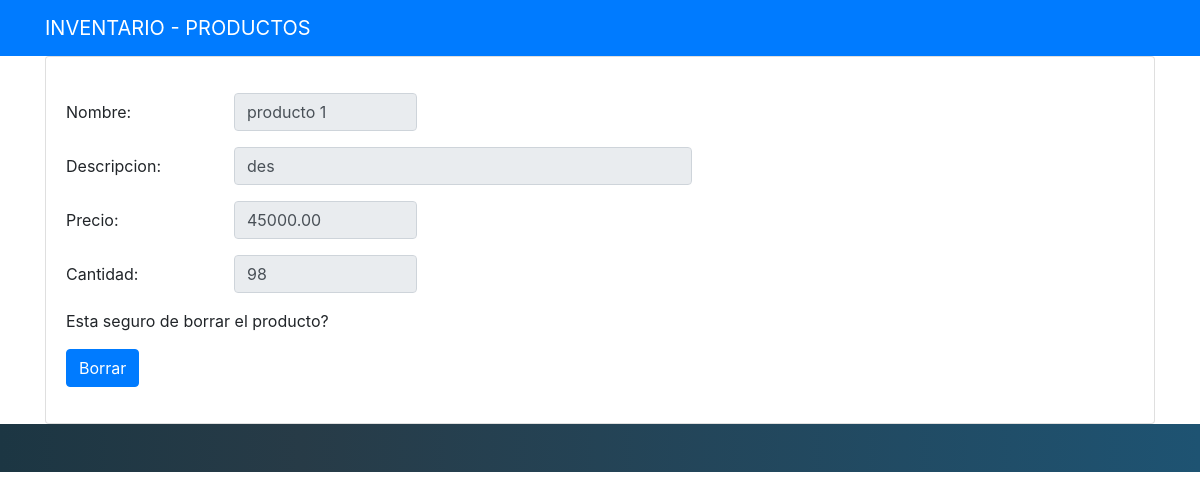
/borrado/1/, run on the app's committed database.
### apiproduct/models.py (models this page shows, shortened)
class Producto(models.Model):
    id          = models.AutoField(primary_key=True)
    nombre      = models.CharField(max_length=100)
    descripcion = models.CharField(max_length=255)
    precio      = models.DecimalField(max_digits=14, decimal_places=2, null=False)
    cantidad    = models.IntegerField()
    class Meta:
        db_table = 'Producto'
        verbose_name_plural = 'Productos'

### apiproduct/views.py (the view)
# urls.py: path('borrado/<int:id>/', views.borrado),
def borrado(request, id):
   producto = Producto.objects.get(id=id)
   return render(request, "Borrado.html", context={'producto':producto})

### templates/Borrado.html (shortened to what this page needs)
{% extends "base.html" %}
{% load static %}
{% block content %}
<form method="post" action="{% url 'BorrarProducto' %}"enctype="multipart/form-data">
  <div class="form-group row">
  <label class="col-sm-2 col-form-label" for="nombre">Nombre: </label>
  <input class="form-control col-sm-2" id="nombre" type="text" name="nombre" value="{{ producto.nombre }}" disabled>
    </div>
  <div class="form-group row">
  <label class="col-sm-2 col-form-label" for="descripcion">Descripcion: </label>
  <input class="form-control col-sm-5" id="descripcion" type="text" name="descripcion" value="{{ producto.descripcion }}" disabled>
  </div>
  <div class="form-group row">
  <label class="col-sm-2 col-form-label" for="Precio">Precio: </label>
  <input class="form-control col-sm-2" id="Precio" type="text" name="Precio" value="{{ producto.precio }}" disabled>
  </div>
 <div class="form-group row">
  <label class="col-sm-2 col-form-label" for="cantidad">Cantidad: </label>
  <input class="form-control col-sm-2" id="cantidad" type="text" name="cantidad" value="{{ producto.cantidad }}" disabled >
  </div>
<p> Esta seguro de borrar el producto?</p>
  <input type="submit" value="Borrar" class="btn btn-primary">
</form>
{% endblock %}

### data on the page
Producto: nombre "producto 1", descripcion "des", Precio "45000.00", cantidad "98"
